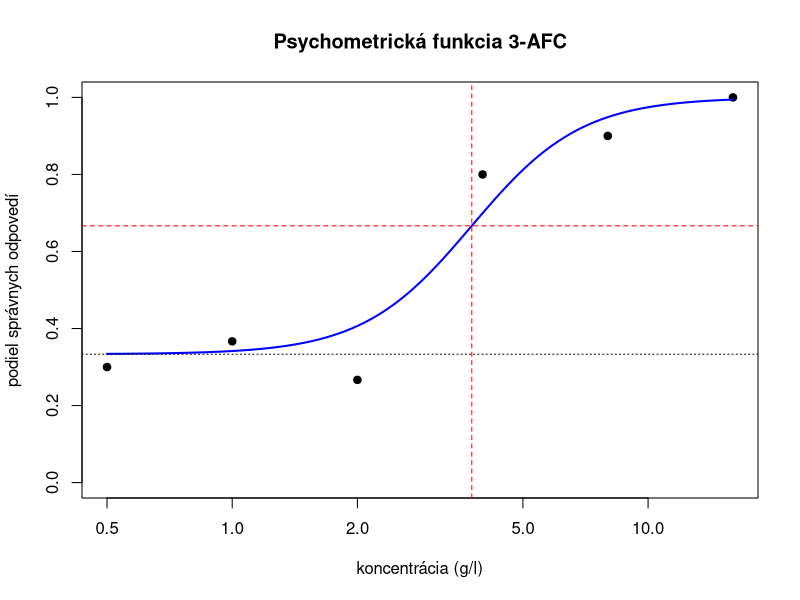

This chart was generated by the following R code:
# ============================================================
# Cvičenie 22: Prah citlivosti – 3-AFC a metóda BET
# Teória: https://senzorika.github.io/SaIT/teoria/cvicenie22.html
# ============================================================

#---------------------------------------------------------------------------------------
# 1. Metoda najlepsieho odhadu (BET, Best Estimate Threshold)
#---------------------------------------------------------------------------------------
# Vzostupny rad koncentracii sacharozy (g/l). Pri kazdej koncentracii skuska 3-AFC:
# dve vzorky vody a jedna s latkou, 1 = hodnotitel urcil vzorku s latkou spravne.
koncentracie <- c(0.5, 1, 2, 4, 8, 16)
odpovede <- rbind(
  H1 = c(0, 0, 1, 1, 1, 1),
  H2 = c(0, 1, 0, 1, 1, 1),
  H3 = c(0, 0, 0, 1, 1, 1),
  H4 = c(1, 1, 1, 1, 1, 1),
  H5 = c(0, 0, 1, 0, 0, 1),
  H6 = c(0, 0, 0, 0, 1, 1)
)
colnames(odpovede) <- koncentracie
odpovede

# individualny prah = geometricky priemer najvyssej nerozpoznanej a nasledujucej vyssej koncentracie
bet <- function(x, konc) {
  k <- length(konc)
  chyby <- which(x == 0)
  if (length(chyby) == 0) {
    return(konc[1] / sqrt(konc[2] / konc[1])) # vsade spravne: pol kroka pod radom
  }
  posledna <- max(chyby)
  if (posledna == k) {
    return(konc[k] * sqrt(konc[k] / konc[k - 1])) # chyba pri najvyssej: pol kroka nad radom
  }
  sqrt(konc[posledna] * konc[posledna + 1])
}
prahy <- apply(odpovede, 1, bet, konc = koncentracie)
round(prahy, 2)

# skupinovy prah = geometricky priemer individualnych prahov
skupinovy_prah <- exp(mean(log(prahy)))
skupinovy_prah
sd(log10(prahy)) # variabilita citlivosti v paneli (v log10 jednotkach)

#---------------------------------------------------------------------------------------
# 2. Psychometricka funkcia - prah z podielu spravnych odpovedi
#---------------------------------------------------------------------------------------
# 30 hodnotitelov pri kazdej koncentracii. Pri 3-AFC uhadne tretina aj bez vnemu, preto
# P(spravne) = 1/3 + 2/3 * P(detekcia); prah = koncentracia, ktoru deteguje 50 % panelu.
set.seed(22)
n <- 30
p_detekcia <- plogis(1.8 * (log2(koncentracie) - log2(3)))
spravne <- rbinom(length(koncentracie), n, 1 / 3 + 2 / 3 * p_detekcia)
data.frame(koncentracie, spravne, podiel = round(spravne / n, 2))

# odhad parametrov metodou maximalnej vierohodnosti
neg_loglik <- function(par) {
  p <- 1 / 3 + 2 / 3 * plogis(par[1] + par[2] * log2(koncentracie))
  -sum(dbinom(spravne, n, p, log = TRUE))
}
odhad <- optim(c(0, 1), neg_loglik)
prah_model <- 2^(-odhad$par[1] / odhad$par[2]) # detekcia 50 %, t. j. 2/3 spravnych odpovedi
prah_model

plot(koncentracie, spravne / n,
  log = "x", pch = 19, ylim = c(0, 1),
  xlab = "koncentrácia (g/l)", ylab = "podiel správnych odpovedí", main = "Psychometrická funkcia 3-AFC"
)
curve(1 / 3 + 2 / 3 * plogis(odhad$par[1] + odhad$par[2] * log2(x)), add = TRUE, col = "blue", lwd = 2)
abline(h = 1 / 3, lty = 3) # uroven nahody
abline(h = 2 / 3, lty = 2, col = "red") # 50 % detekcia
abline(v = prah_model, lty = 2, col = "red")


# ULOHA1:
# =========
# Ktory hodnotitel je najcitlivejsi a ktory najmenej? Pri ktorych hodnotiteloch je odhad prahu
# nespolahlivy a ako by ste rad koncentracii upravili?

# ULOHA2:
# =========
# Hodnotitel H5 odpovedal 0, 0, 1, 0, 0, 1. Preco sa spravna odpoved pri 2 g/l nepocita?
# Aka je pravdepodobnost, ze hodnotitel bez vnemu uhadne tri skusky 3-AFC po sebe?

# ULOHA3:
# =========
# Overte individualne prahy v kalkulatore: https://senzorika.github.io/SAP/kapitoly/01_uvod_vnimanie_chuti.html#kalkulator
# Porovnajte skupinovy prah metodou BET s prahom z psychometrickej funkcie - preco sa nemusia zhodovat?
